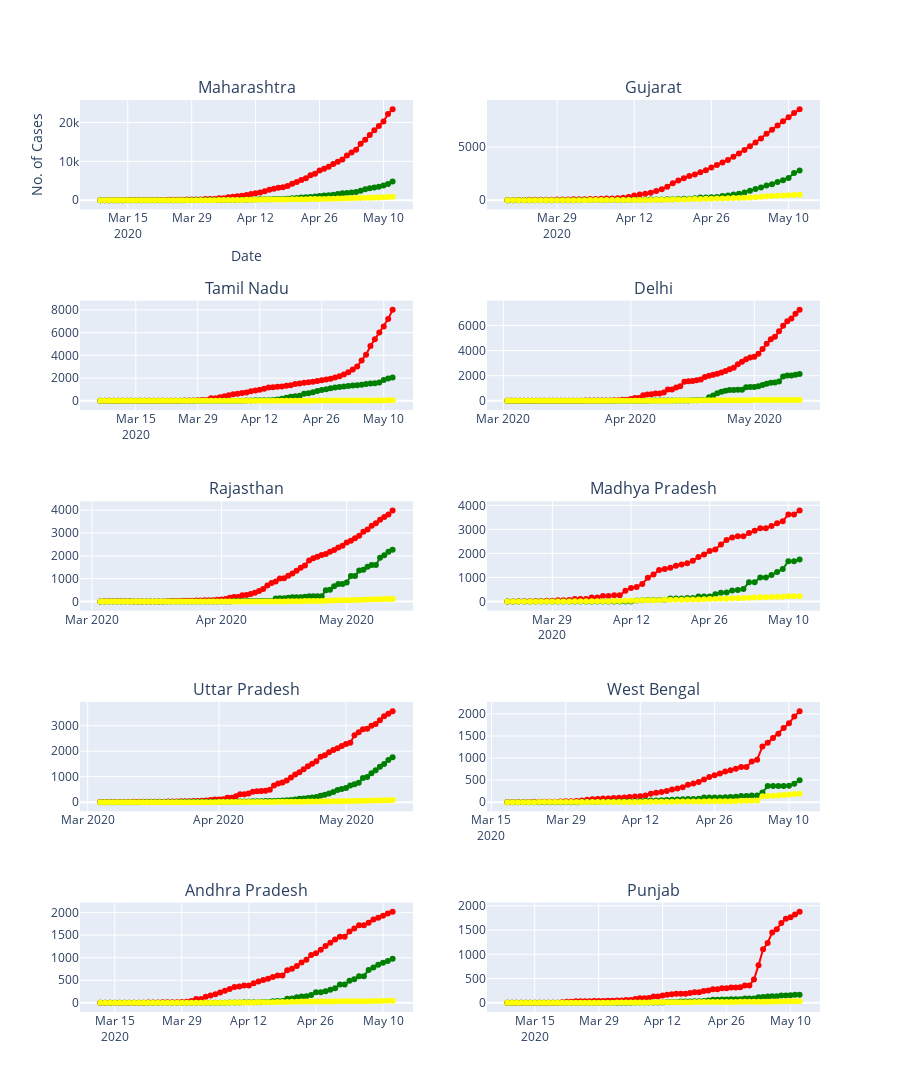

Notebook code cell kept with this figure:
### Code cell
fig = make_subplots(rows=5,cols=2,subplot_titles=(States_lst[0],States_lst[1],States_lst[2],States_lst[3],States_lst[4],States_lst[5],States_lst[6],States_lst[7],States_lst[8],States_lst[9]))

r = 1

for i in range(0,10,2):
    fig.add_trace( go.Scatter(x=covid.loc[(covid.State == States_lst[i] ),'Date'],y=covid.loc[(covid.State == States_lst[i]),'Confirmed'],mode='lines+markers',marker_color='Red',name='Confirmed',showlegend=False),row =r ,col = 1)
    fig.add_trace( go.Scatter(x=covid.loc[(covid.State == States_lst[i] ),'Date'],y=covid.loc[(covid.State == States_lst[i]),'Recovered'],mode='lines+markers',marker_color='Green',name='Recovered',showlegend=False),row =r ,col = 1)
    fig.add_trace( go.Scatter(x=covid.loc[(covid.State == States_lst[i] ),'Date'],y=covid.loc[(covid.State == States_lst[i]),'Deaths'],mode='lines+markers',marker_color='Yellow',name='Deaths',showlegend=False),row =r ,col = 1)

    fig.add_trace( go.Scatter(x=covid.loc[(covid.State == States_lst[i+1] ),'Date'],y=covid.loc[(covid.State == States_lst[i+1]),'Confirmed'],mode='lines+markers',marker_color='Red',name='Confirmed',showlegend=False),row =r ,col = 2) 
    fig.add_trace( go.Scatter(x=covid.loc[(covid.State == States_lst[i+1] ),'Date'],y=covid.loc[(covid.State == States_lst[i+1]),'Recovered'],mode='lines+markers',marker_color='Green',name='Recovered',showlegend=False),row =r ,col = 2)
    fig.add_trace( go.Scatter(x=covid.loc[(covid.State == States_lst[i+1] ),'Date'],y=covid.loc[(covid.State == States_lst[i+1]),'Deaths'],mode='lines+markers',marker_color='Yellow',name='Deaths',showlegend=False),row =r ,col = 2)
    
    r=r+1

fig.update_layout(width=900,height=1700)
fig.update_layout(xaxis_title='Date',yaxis_title='No. of Cases')
fig.show()
